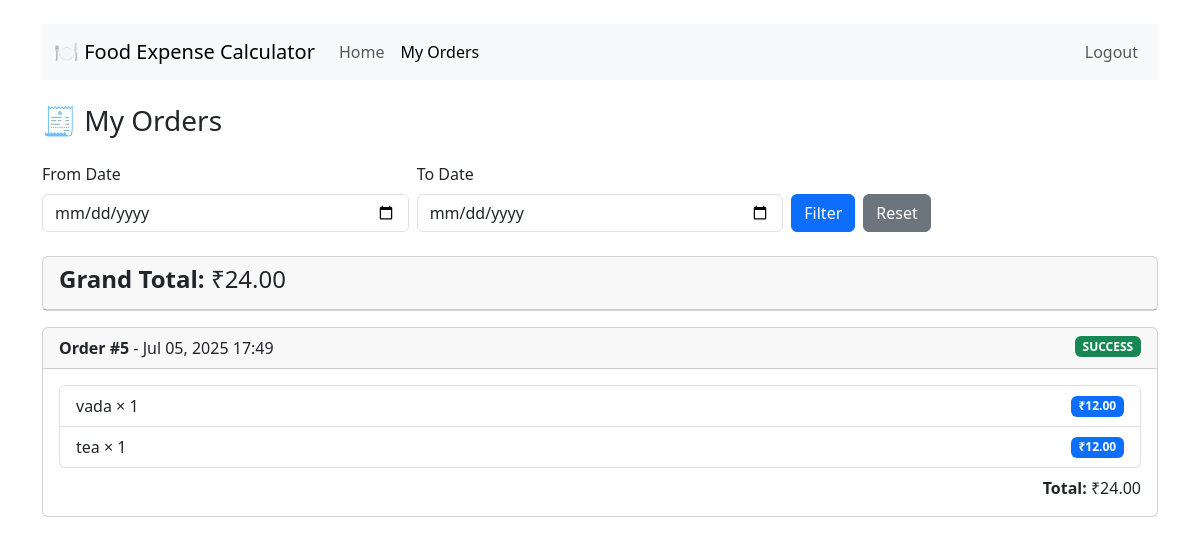
Page /orders/ (signed in) on the committed database.
### food/models.py (models this page shows, shortened)
class Order(models.Model):
    sr_no = models.PositiveIntegerField(unique=True, blank=True, null=True)
    user = models.ForeignKey(User, on_delete=models.CASCADE)
    ordered_at = models.DateTimeField(auto_now_add=True)
    status = models.CharField(max_length=20, default='PENDING')
    @property
    def total_amount(self):
        return sum(item.total_price for item in self.order_items.all())

class OrderItem(models.Model):
    order = models.ForeignKey(Order, related_name='order_items', on_delete=models.CASCADE)
    item = models.ForeignKey(Item, on_delete=models.CASCADE)
    quantity = models.PositiveIntegerField(default=1)
    price_at_order = models.DecimalField(max_digits=8, decimal_places=2)  # snapshot
    @property
    def total_price(self):
        return self.price_at_order * self.quantity

class Item(models.Model):
    sr_no = models.PositiveIntegerField(unique=True, blank=True, null=True)
    name = models.CharField(max_length=100)
    price = models.DecimalField(max_digits=6, decimal_places=2)

### food/views.py (the view)
# urls.py: path('orders/', views.user_orders, name='orders'),
@login_required
def user_orders(request):
    orders = Order.objects.filter(user=request.user)
    from_date = request.GET.get('from_date')
    to_date = request.GET.get('to_date')
    if from_date:
        orders = orders.filter(ordered_at__date__gte=from_date)
    if to_date:
        to_dt = parse_date(to_date)
        if to_dt:
            orders = orders.filter(ordered_at__date__lte=to_dt)
    orders = orders.order_by('-ordered_at')
    return render(request, 'orders.html', {'orders': orders})

### food/templates/orders.html (shortened to what this page needs)
<!DOCTYPE html>
<html>
<head>
  <link href="https://cdn.jsdelivr.net/npm/bootstrap@5.3.0/dist/css/bootstrap.min.css" rel="stylesheet">
</head>
<body class="container mt-4">
  <nav class="navbar navbar-expand-lg navbar-light bg-light mb-4">
    <div class="container-fluid">
      <a class="navbar-brand" href="/">🍽️ Food Expense Calculator</a>
      <div class="collapse navbar-collapse">
        <ul class="navbar-nav me-auto">
          <li class="nav-item"><a class="nav-link" href="/">Home</a></li>
          <li class="nav-item"><a class="nav-link active" href="/orders">My Orders</a></li>
        </ul>
        <ul class="navbar-nav">
          <li class="nav-item"><a class="nav-link" href="/logout">Logout</a></li>
        </ul>
      </div>
    </div>
  </nav>
  <h3 class="mb-4">🧾 My Orders</h3>
    <form method="GET" class="row g-2 mb-4">
        <div class="col-md-4">
            <label for="from_date" class="form-label">From Date</label>
            <input type="date" class="form-control" id="from_date" name="from_date" value="{{ request.GET.from_date }}">
        </div>
        <div class="col-md-4">
            <label for="to_date" class="form-label">To Date</label>
            <input type="date" class="form-control" id="to_date" name="to_date" value="{{ request.GET.to_date }}">
        </div>
        <div class="col-md-4 d-flex align-items-end">
            <button type="submit" class="btn btn-primary">Filter</button>
            <a href="/orders" class="btn btn-secondary ms-2">Reset</a>
        </div>
    </form>
  {% if orders %}
   <div class="card mb-3">
        <div class="card-header">
          <h4><strong>Grand Total:</strong> ₹<span id="totalSum">0</span></h4>
        </div>
   </div>
    {% for order in orders %}
      <div class="card mb-3">
        <div class="card-header">
          <strong>Order #{{ order.sr_no }}</strong> - {{ order.ordered_at|date:"M d, Y H:i" }}
          <span class="badge bg-success float-end">{{ order.status }}</span>
        </div>
        <div class="card-body">
          <ul class="list-group">
            {% for item in order.order_items.all %}
              <li class="list-group-item d-flex justify-content-between align-items-center">
                {{ item.item.name }} × {{ item.quantity }}
                <span class="badge bg-primary">₹{{ item.total_price }}</span>
              </li>
            {% endfor %}
          </ul>
          <div class="mt-2 text-end order-total">
            <strong>Total:</strong> ₹{{ order.total_amount }}
          </div>
        </div>
      </div>
    {% endfor %}
  {% else %}
    <p>You haven't placed any orders yet.</p>
  {% endif %}
</body>
</html>

### rows in the picture
Order: sr_no "5", ordered_at "Jul 05, 2025 17:49", status "SUCCESS", total_amount "24.00"
OrderItem: item.name "vada", quantity "1", total_price "12.00"
OrderItem: item.name "tea", quantity "1", total_price "12.00"
